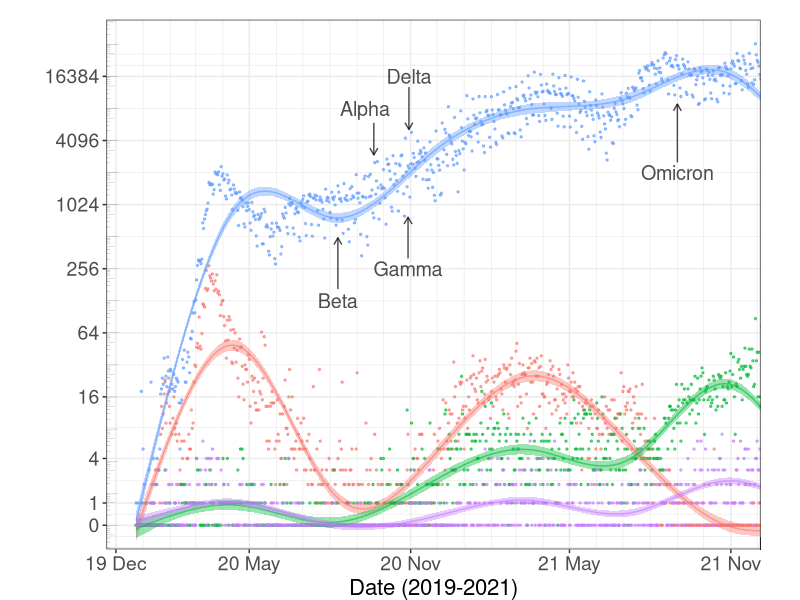

Source code (R): (Note: this script raises an error after producing the figure.)
rm(list = ls())
library(dplyr)
library(ggplot2)
library(scales)

dfplot<- read.csv('Covid19CasesGISAID.csv')
dfplot$Var1 = as.Date(dfplot$Var1)
dfplot$Mutations = factor(dfplot$Mutations, levels = c("Lineage A","Lineage B","8782T","28144C"))
values = c(hue_pal()(3)[1], hue_pal()(3)[3], hue_pal()(3)[2], hue_pal()(4)[4])

anno = data.frame(x0 = as.Date(c('2020-8-10','2020-9-10','2020-10-29','2020-10-30','2021-9-1')),
                  y0 = c(128,8192,256,16384,2048),
                  text = c('Beta', 'Alpha', 'Gamma', 'Delta', 'Omicron'))
anno_arr = data.frame(x = as.Date(c('2020-8-10','2020-9-20','2020-10-29','2020-10-30','2021-9-1')),
                      y = c(165,6000,320,13000,2550),
                      xend = as.Date(c('2020-8-10','2020-9-20','2020-10-29','2020-10-30','2021-9-1')),
                      yend = c(500,3000,780,5200,9000),
                      text = c('Beta', 'Alpha', 'Gamma', 'Delta', 'Omicron'))

p <- ggplot(data = dfplot, aes(x = Var1, y = Freq, colour = Mutations)) + 
  geom_point(size = 0.5) + 
  geom_smooth(aes(fill = Mutations, color = Mutations), 
              n = 300, size = 0.5) +
  scale_y_continuous(trans=scales::pseudo_log_trans(base=2),
                     breaks = c(0, 2^seq(0,14,2))) +
  annotation_logticks(linewidth = 0.1, alpha = 0.5) +
  scale_x_date(breaks = c(as.Date('2019-12-01'),
                          seq(as.Date('2019-05-01'), as.Date('2022-11-01'), by="6 months")),
               minor_breaks = seq(as.Date('2019-12-01'), as.Date('2022-11-01'), by ='1 month'),
               date_labels = "%y %b") +
  xlab('Date (2019-2021)') +
  ylab('') + theme_bw() +
  scale_color_manual(name="Clades",
                     labels=c("Lineage A", "Lineage B", '8782 C>T', "28144 T>C"),
                     values = alpha(values, 0.6)) +
  scale_fill_manual(name="Clades",
                    labels=c("Lineage A", "Lineage B", '8782 C>T', "28144 T>C"),
                    values = alpha(values, 0.1)) +
  coord_cartesian(ylim = c(0, max(dfplot$Freq)), 
                  xlim = c(min(dfplot$Var1), as.Date('2021-11-01'))) +
  geom_text(data = anno, aes(x = x0,  y = y0, label = text),
            inherit.aes = F, size = 5, alpha = .7) +
  geom_segment(data = anno_arr, aes(x = x, y = y, xend = xend, yend = yend),
               arrow = arrow(length = unit(0.2, "cm")), alpha = .7,
               inherit.aes = F) +
  theme(axis.title=element_text(size=16),
        axis.text=element_text(size=14),
        legend.key.size = unit(0.8, 'cm'),
        legend.title = element_text(size=14),
        legend.text = element_text(size=12),
        legend.position = 'none',
        plot.margin = margin(0.5,1,0,0.5, "cm") # trbl
  ) 
p


pdf(paste0("Output/gr.pdf"), width = 5.8, height = 4)
print(p)
dev.off()
